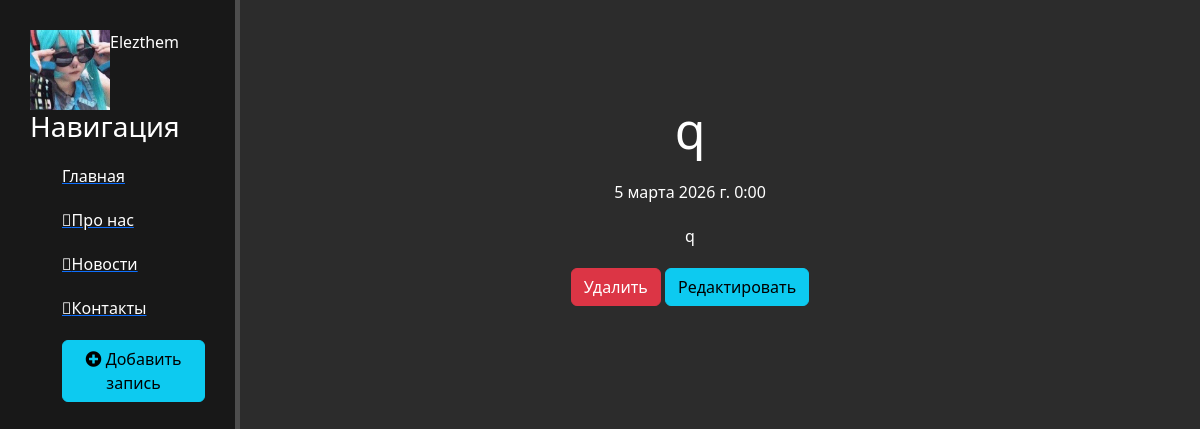
Page /news/4 on the committed database.
### news/models.py (models this page shows, shortened)
class Articles(models.Model):
    title = models.CharField('Название', max_length=50)
    anons = models.CharField('Анонс', max_length=250)
    full_text = models.TextField('Статья')
    date = models.DateTimeField('Дата публикации')
    class Meta:
        verbose_name = 'Новость'
        verbose_name_plural = 'Новости'

### news/views.py (the view)
# urls.py: path('<int:pk>', views.NewsDetailView.as_view(), name='news-detail'),
class NewsDetailView(DetailView):
    model = Articles
    template_name = 'news/details_view.html'
    context_object_name = 'article'

### news/templates/news/details_view.html (shortened to what this page needs)
{% extends 'main/layout.html' %}
{% block content %}
    <div class="features">
        <h1>{{ article.title }}</h1>
        <p>{{ article.date }}</p>
        <p>{{ article.full_text }}</p>
        <a href="{% url 'news-delete' article.id %}" class="btn btn-danger">Удалить</a>
        <a href="{% url 'news-update' article.id %}" class="btn btn-info">Редактировать</a>
    </div>
{% endblock %}

### main/static/main/css/main.css (style rules this page uses)
body { background: #2c2c2c; }
main .features { float: left; color: #fff; margin-top: 100px; text-align: center; width: 75%; }
main .features h1 { font-size: 50px; }
main .features p { max-width: 400px; margin: 20px auto }

### rows in the picture
Articles: title "q", date "5 марта 2026 г. 0:00", full_text "q"
